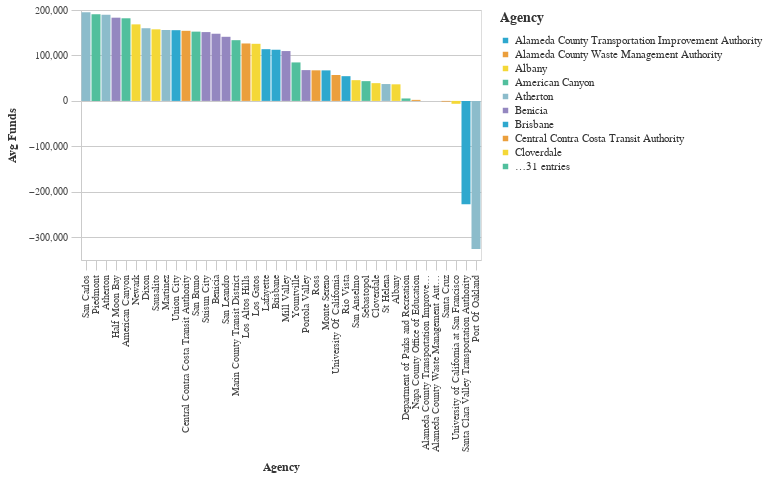

Here is the notebook cell this chart was saved with:
### Markdown cell above
### Lowest Average Total Funds by Agency ($2021)

### Code cell
#Bar chart Bottom Average Total Requested Funds by Agency
avg_funds_bottom = (df>>group_by(_.primary_agency_name)>>summarize(avg_funds=_.adjusted_total_requested.mean())>>arrange(-_.avg_funds)).tail(50)

chart5=( _dla_utils.basic_bar_chart_no_save((avg_funds_bottom.tail(40)), 'primary_agency_name','avg_funds', 'primary_agency_name', district))
    
display(chart5)

### Figure 1 — Vega-Lite specification as saved in the notebook (floating-point values rounded to 4 significant figures)
{"config": {"view": {"continuousWidth": 400, "continuousHeight": 300}, "axis": {"domainColor": "#cbcbcb", "grid": true, "gridColor": "#cbcbcb", "gridWidth": 1, "labelColor": "#474747", "labelFont": "Nunito Sans", "labelFontSize": 10, "labelPadding": 4, "tickColor": "#cbcbcb", "tickSize": 10, "titleColor": "#333", "titleFont": "Raleway", "titleFontSize": 12, "titlePadding": 10}, "axisBand": {"grid": false}, "background": "white", "font": "Raleway", "header": {"labelFont": "Nunito Sans", "titleFont": "Raleway"}, "legend": {"labelColor": "#333", "labelFont": "Nunito Sans", "labelFontSize": 11, "labelLimit": 0, "padding": 1, "symbolSize": 30, "symbolType": "square", "titleColor": "#333", "titleFont": "Raleway", "titleFontSize": 14, "titlePadding": 10}, "title": {"anchor": "middle", "font": "Raleway", "fontSize": 18, "fontWeight": 300, "offset": 20}}, "data": {"name": "data-39828f3f67601c5dc278bcc2524a07f9"}, "mark": "bar", "encoding": {"color": {"field": "primary_agency_name", "legend": {"symbolLimit": 10, "title": "Agency"}, "scale": {"range": ["#2EA8CE", "#EB9F3C", "#F4D837", "#51BF9D", "#8CBCCB", "#9487C0"]}, "type": "nominal"}, "tooltip": [{"field": "primary_agency_name", "type": "nominal"}, {"field": "avg_funds", "type": "quantitative"}], "x": {"field": "primary_agency_name", "sort": "-y", "title": "Agency", "type": "nominal"}, "y": {"field": "avg_funds", "title": "Avg Funds", "type": "quantitative"}}, "height": 250, "width": 400, "$schema": "https://vega.github.io/schema/vega-lite/v4.17.0.json", "datasets": {"data-39828f3f67601c5dc278bcc2524a07f9": [{"primary_agency_name": "San Carlos", "avg_funds": 195200.0}, {"primary_agency_name": "Piedmont", "avg_funds": 190800.0}, {"primary_agency_name": "Atherton", "avg_funds": 189500.0}, {"primary_agency_name": "Half Moon Bay", "avg_funds": 183100.0}, {"primary_agency_name": "American Canyon", "avg_funds": 181800.0}, {"primary_agency_name": "Newark", "avg_funds": 168400.0}, {"primary_agency_name": "Dixon", "avg_funds": 159900.0}, {"primary_agency_name": "Sausalito", "avg_funds": 157500.0}, {"primary_agency_name": "Martinez", "avg_funds": 156000.0}, {"primary_agency_name": "Union City", "avg_funds": 155600.0}, {"primary_agency_name": "Central Contra Costa Transit Authority", "avg_funds": 154200.0}, {"primary_agency_name": "San Bruno", "avg_funds": 152400.0}, {"primary_agency_name": "Suisun City", "avg_funds": 151400.0}, {"primary_agency_name": "Benicia", "avg_funds": 147800.0}, {"primary_agency_name": "San Leandro", "avg_funds": 141100.0}, {"primary_agency_name": "Marin County Transit District", "avg_funds": 133600.0}, {"primary_agency_name": "Los Altos Hills", "avg_funds": 126400.0}, {"primary_agency_name": "Los Gatos", "avg_funds": 125600.0}, {"primary_agency_name": "Lafayette", "avg_funds": 113800.0}, {"primary_agency_name": "Brisbane", "avg_funds": 112600.0}, {"primary_agency_name": "Mill Valley", "avg_funds": 109700.0}, {"primary_agency_name": "Yountville", "avg_funds": 84680.0}, {"primary_agency_name": "Portola Valley", "avg_funds": 67770.0}, {"primary_agency_name": "Ross", "avg_funds": 67290.0}, {"primary_agency_name": "Monte Sereno", "avg_funds": 67190.0}, {"primary_agency_name": "University Of California", "avg_funds": 57010.0}, {"primary_agency_name": "Rio Vista", "avg_funds": 54420.0}, {"primary_agency_name": "San Anselmo", "avg_funds": 45620.0}, {"primary_agency_name": "Sebastopol", "avg_funds": 43480.0}, {"primary_agency_name": "Cloverdale", "avg_funds": 39070.0}, {"primary_agency_name": "St Helena", "avg_funds": 37100.0}, {"primary_agency_name": "Albany", "avg_funds": 36490.0}, {"primary_agency_name": "Department of Parks and Recreation", "avg_funds": 5390.0}, {"primary_agency_name": "Napa County Office of Education", "avg_funds": 2289.0}, {"primary_agency_name": "Alameda County Transportation Improvement Authority", "avg_funds": 0.0}, {"primary_agency_name": "Alameda County Waste Management Authority", "avg_funds": 0.0}, {"primary_agency_name": "Santa Cruz", "avg_funds": -1528.0}, {"primary_agency_name": "University of California at San Francisco", "avg_funds": -6368.0}, {"primary_agency_name": "Santa Clara Valley Transportation Authority", "avg_funds": -227200.0}, {"primary_agency_name": "Port Of Oakland", "avg_funds": -325700.0}]}}
